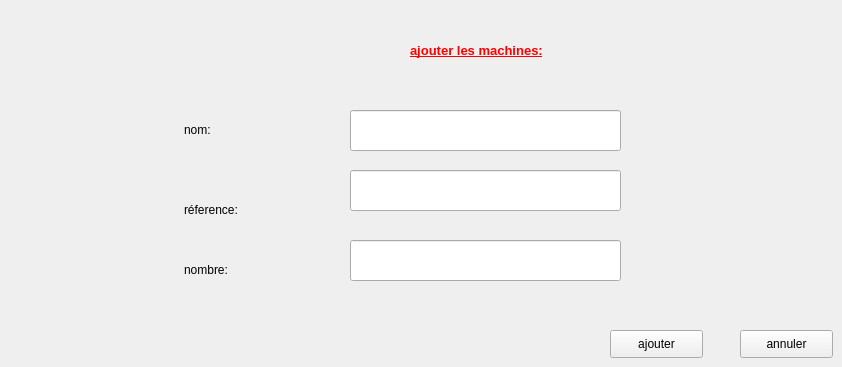
     <widget class="QWidget" name="tab_11">
      <attribute name="title">
       <string>ajouter</string>
      </attribute>
      <widget class="QLabel" name="label_103">
       <property name="geometry">
        <rect>
         <x>410</x>
         <y>40</y>
         <width>321</width>
         <height>21</height>
        </rect>
       </property>
       <property name="font">
        <font>
         <pointsize>10</pointsize>
         <weight>75</weight>
         <bold>true</bold>
         <underline>true</underline>
        </font>
       </property>
       <property name="styleSheet">
        <string notr="true">color: rgb(255, 0, 0);</string>
       </property>
       <property name="text">
        <string>ajouter les machines:</string>
       </property>
      </widget>
      <widget class="QLabel" name="label_104">
       <property name="geometry">
        <rect>
         <x>184</x>
         <y>120</y>
         <width>71</width>
         <height>20</height>
        </rect>
       </property>
       <property name="text">
        <string>nom:</string>
       </property>
      </widget>
      <widget class="QLabel" name="label_105">
       <property name="geometry">
        <rect>
         <x>184</x>
         <y>200</y>
         <width>71</width>
         <height>20</height>
        </rect>
       </property>
       <property name="text">
        <string>réference:</string>
       </property>
      </widget>
      <widget class="QLabel" name="label_106">
       <property name="geometry">
        <rect>
         <x>184</x>
         <y>260</y>
         <width>81</width>
         <height>20</height>
        </rect>
       </property>
       <property name="text">
        <string>nombre:</string>
       </property>
      </widget>
      <widget class="QLineEdit" name="lineEdit_nom_7">
       <property name="geometry">
        <rect>
         <x>350</x>
         <y>110</y>
         <width>271</width>
         <height>41</height>
        </rect>
       </property>
      </widget>
      <widget class="QLineEdit" name="lineEdit_ref_7">
       <property name="geometry">
        <rect>
         <x>350</x>
         <y>170</y>
         <width>271</width>
         <height>41</height>
        </rect>
       </property>
      </widget>
      <widget class="QLineEdit" name="lineEdit_num">
       <property name="geometry">
        <rect>
         <x>350</x>
         <y>240</y>
         <width>271</width>
         <height>41</height>
        </rect>
       </property>
      </widget>
      <widget class="QPushButton" name="pushButton_ajouter2">
       <property name="geometry">
        <rect>
         <x>610</x>
         <y>330</y>
         <width>93</width>
         <height>28</height>
        </rect>
       </property>
       <property name="text">
        <string>ajouter</string>
       </property>
      </widget>
      <widget class="QPushButton" name="pushButton_19">
       <property name="geometry">
        <rect>
         <x>740</x>
         <y>330</y>
         <width>93</width>
         <height>28</height>
        </rect>
       </property>
       <property name="text">
        <string>annuler</string>
       </property>
      </widget>
     </widget>
